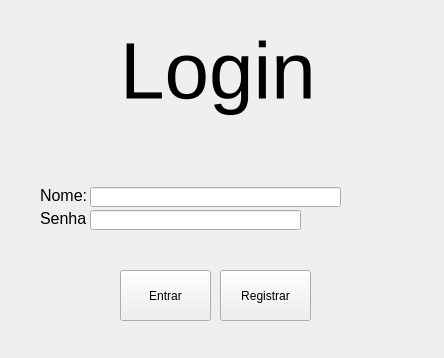
<?xml version="1.0" encoding="UTF-8"?>
<ui version="4.0">
 <class>MainWindow</class>
 <widget class="QMainWindow" name="MainWindow">
  <property name="geometry">
   <rect>
    <x>0</x>
    <y>0</y>
    <width>444</width>
    <height>358</height>
   </rect>
  </property>
  <property name="windowTitle">
   <string>Login com MySQL</string>
  </property>
  <widget class="QWidget" name="centralwidget">
   <widget class="QLabel" name="label">
    <property name="geometry">
     <rect>
      <x>120</x>
      <y>20</y>
      <width>341</width>
      <height>101</height>
     </rect>
    </property>
    <property name="font">
     <font>
      <pointsize>60</pointsize>
     </font>
    </property>
    <property name="styleSheet">
     <string notr="true"/>
    </property>
    <property name="text">
     <string>Login</string>
    </property>
   </widget>
   <widget class="QLabel" name="label_2">
    <property name="geometry">
     <rect>
      <x>40</x>
      <y>180</y>
      <width>51</width>
      <height>31</height>
     </rect>
    </property>
    <property name="font">
     <font>
      <pointsize>12</pointsize>
     </font>
    </property>
    <property name="text">
     <string>Nome:</string>
    </property>
   </widget>
   <widget class="QLabel" name="label_3">
    <property name="geometry">
     <rect>
      <x>40</x>
      <y>212</y>
      <width>47</width>
      <height>13</height>
     </rect>
    </property>
    <property name="font">
     <font>
      <pointsize>12</pointsize>
     </font>
    </property>
    <property name="text">
     <string>Senha:</string>
    </property>
   </widget>
   <widget class="QLineEdit" name="Nome">
    <property name="geometry">
     <rect>
      <x>90</x>
      <y>187</y>
      <width>251</width>
      <height>20</height>
     </rect>
    </property>
   </widget>
   <widget class="QLineEdit" name="Senha">
    <property name="geometry">
     <rect>
      <x>90</x>
      <y>210</y>
      <width>211</width>
      <height>20</height>
     </rect>
    </property>
    <property name="echoMode">
     <enum>QLineEdit::Password</enum>
    </property>
   </widget>
   <widget class="QPushButton" name="button_entrar">
    <property name="geometry">
     <rect>
      <x>120</x>
      <y>270</y>
      <width>91</width>
      <height>51</height>
     </rect>
    </property>
    <property name="text">
     <string>Entrar</string>
    </property>
   </widget>
   <widget class="QPushButton" name="button_registrar">
    <property name="geometry">
     <rect>
      <x>220</x>
      <y>270</y>
      <width>91</width>
      <height>51</height>
     </rect>
    </property>
    <property name="text">
     <string>Registrar</string>
    </property>
   </widget>
  </widget>
 </widget>
 <resources/>
 <connections/>
</ui>
